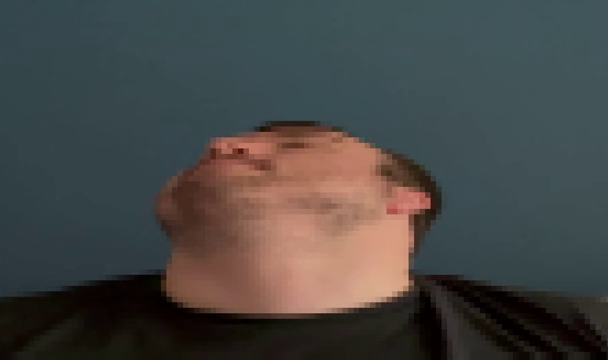
#> input picture frame 12 of trimmedwebmthreesixty/angle_100.webm, 608 x 360 px, given in place of video_in.mp4, which was not available
$ python videoPixelate.py
#> lines starting #> are read from the running program, lines starting #| are printed output that depends on the picture
#> further down, frame is the input picture: shape (360, 608, 3); mean B, G, R 69, 70.7, 70.4
import cv2
import numpy as np

def pixelate(frame, block_size=8):
#> called with block_size = 16
    (height, width) = frame.shape[:2]
#> height = 360; width = 608
    # Calculate the number of blocks along the width and height
    x_blocks = max(1, width // block_size)
#> x_blocks = 38
    y_blocks = max(1, height // block_size)
#> y_blocks = 22

    # Calculate block size, could be adjusted if you need more precise control
    block_width = width // x_blocks
#> block_width = 16
    block_height = height // y_blocks
#> block_height = 16

    # Ensure the last block's size adds up to the full width/height
    for y in range(0, y_blocks):
        for x in range(0, x_blocks):
            # Compute the region of interest
            start_x = x * block_width
            start_y = y * block_height
            end_x = start_x + block_width
            end_y = start_y + block_height

            # Adjust for the last block possibly being smaller than the others
            if x == x_blocks - 1:  # Last column
                end_x = width
            if y == y_blocks - 1:  # Last row
                end_y = height

            roi = frame[start_y:end_y, start_x:end_x]
            avg_color = np.mean(roi, axis=(0, 1), dtype=int)
            frame[start_y:end_y, start_x:end_x] = avg_color
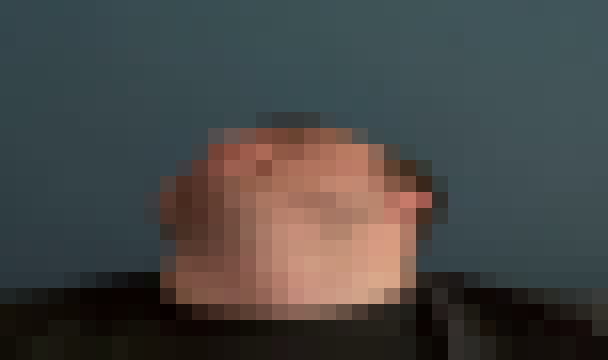
#> frame: shape (360, 608, 3); mean B, G, R 68.6, 70.3, 70

    return frame

video_path = 'video_in.mp4'  # Change to your video path
cap = cv2.VideoCapture(video_path)

# Video properties
fps = cap.get(cv2.CAP_PROP_FPS)
width = int(cap.get(cv2.CAP_PROP_FRAME_WIDTH))
height = int(cap.get(cv2.CAP_PROP_FRAME_HEIGHT))
fourcc = cv2.VideoWriter_fourcc(*'MP4V')

# Output video
out = cv2.VideoWriter('pixelated_video.mp4', fourcc, fps, (width, height))

while True:
    ret, frame = cap.read()
    if not ret:
        break

    result = pixelate(frame, block_size=16)  # Adjust block_size if necessary

    out.write(result)

cap.release()
out.release()

$ run again, starting later in the video
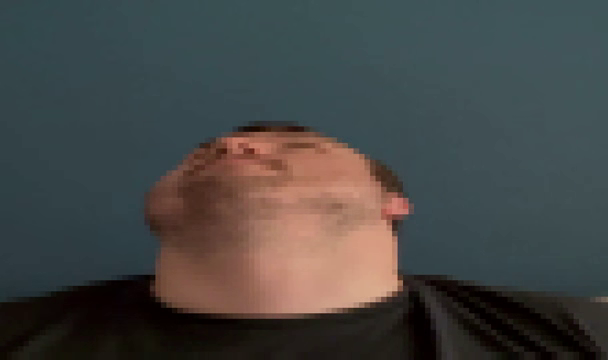
#> input picture frame 57 of trimmedwebmthreesixty/angle_100.webm, 608 x 360 px, given in place of video_in.mp4, which was not available
#> frame is the input picture: shape (360, 608, 3); mean B, G, R 69, 70.3, 69.3
#> after the loop in pixelate, `for y in range(0, y_blocks):`:
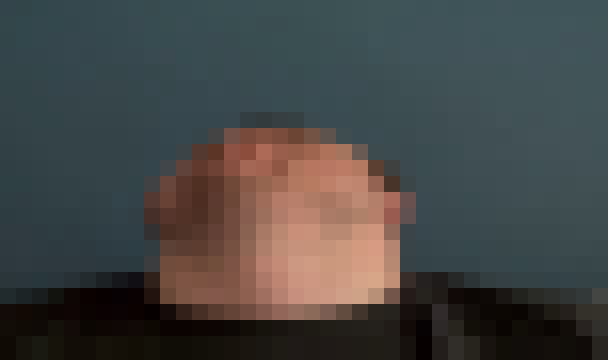
#> frame: shape (360, 608, 3); mean B, G, R 68.6, 69.8, 68.8

$ run again, starting later in the video
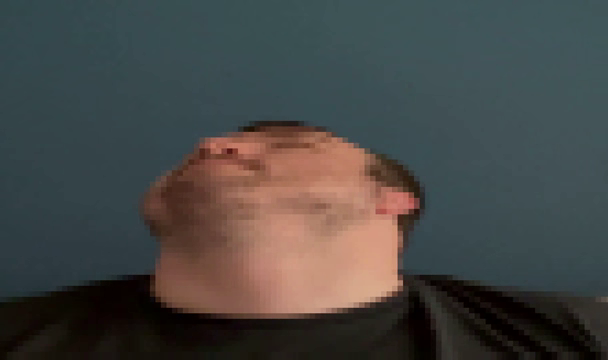
#> input picture frame 102 of trimmedwebmthreesixty/angle_100.webm, 608 x 360 px, given in place of video_in.mp4, which was not available
#> frame is the input picture: shape (360, 608, 3); mean B, G, R 69.4, 71.1, 70.7
#> after the loop in pixelate, `for y in range(0, y_blocks):`:
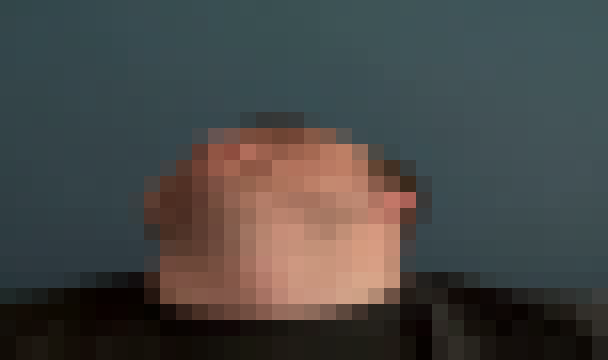
#> frame: shape (360, 608, 3); mean B, G, R 68.9, 70.7, 70.2
